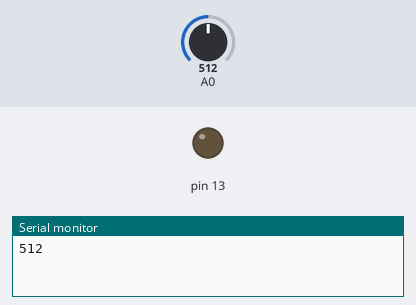
A sketch run on a simulated Arduino Uno, built with avr-gcc and run on an emulated ATmega328P. Shown: output pins drawn as LEDs (lit = HIGH), the last lines printed to the serial monitor. The test bench sets the inputs (shaded band); at power-on: A0 = 512.

Above: at 1.2 s.
1.3 s: A0 set to 259
2.8 s: A0 set to 238
At 3.7 s:
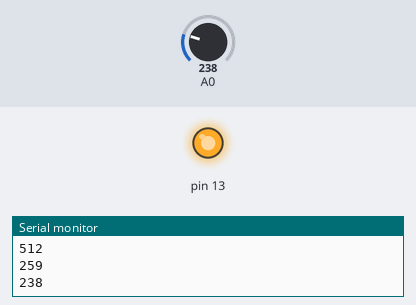
Timing chart, 0 to 5.8 s (numbered marks = the images above; inputs shaded):
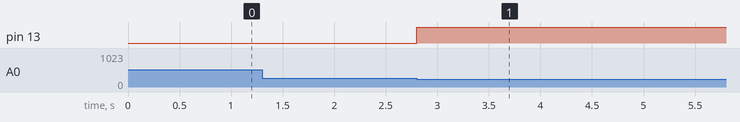

Measured:
- the behaviour switches between 250 and 249 on A0 (found by bisection; images 0 and 1)
- after the input at 2.8 s, pin 13: LOW → HIGH at once

The sketch:

flexFan.ino
```cpp
int prevReading = 0;
int reading = 0;
void setup() {
  pinMode(13,OUTPUT);
  pinMode(14,INPUT);
  Serial.begin(9600);
  digitalWrite(13,LOW); //Set low to start
}

void loop() {
  int reading = analogRead(14);
  if(abs(reading-prevReading) > 10){
    Serial.println(reading);
  }
  if(reading < 250){
    digitalWrite(13,HIGH);
    delay(20000);
  } else{
    digitalWrite(13,LOW);
  }
  prevReading = reading;

}
```
